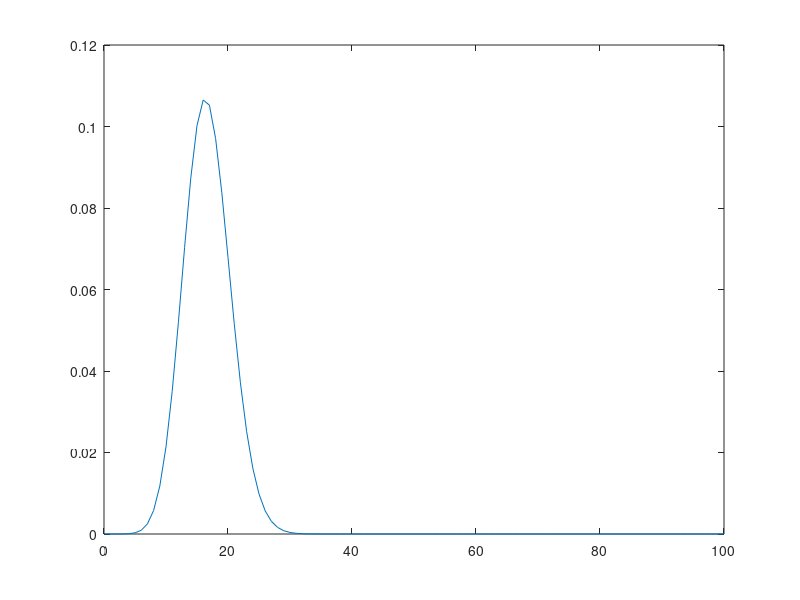

MATLAB code to generate this figure:
% 二项分布
clear

% n=10;p=0.5;q=1-p;k=0:n;
n=100;p=1/6;q=1-p;k=0:n; % 随着n的增大，曲线越发的平滑
cnk=factorial(n)./factorial(n-k)./factorial(k);
pp=cnk.*p.^k.*q.^(n-k);
plot(k,pp);